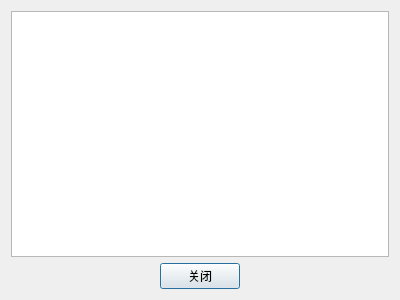
<?xml version="1.0" encoding="UTF-8"?>
<ui version="4.0">
 <class>aboutDialog</class>
 <widget class="QDialog" name="aboutDialog">
  <property name="geometry">
   <rect>
    <x>0</x>
    <y>0</y>
    <width>400</width>
    <height>300</height>
   </rect>
  </property>
  <property name="windowTitle">
   <string>关于</string>
  </property>
  <layout class="QVBoxLayout" name="verticalLayout">
   <item>
    <widget class="QTextBrowser" name="textBrowser"/>
   </item>
   <item alignment="Qt::AlignHCenter">
    <widget class="QPushButton" name="closeBtn">
     <property name="sizePolicy">
      <sizepolicy hsizetype="Minimum" vsizetype="Fixed">
       <horstretch>0</horstretch>
       <verstretch>0</verstretch>
      </sizepolicy>
     </property>
     <property name="maximumSize">
      <size>
       <width>100</width>
       <height>16777215</height>
      </size>
     </property>
     <property name="text">
      <string>关闭</string>
     </property>
    </widget>
   </item>
  </layout>
 </widget>
 <resources/>
 <connections/>
</ui>
